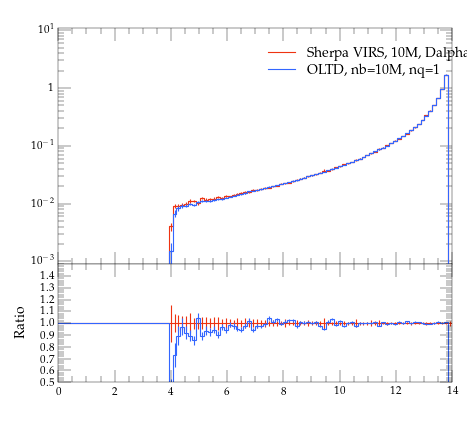

The Python source for this figure:
#! /usr/bin/env python

# This Python script was auto-generated using YODA v2.0.0.
# Analysis object: /evtb/inc_tjb_m
# Timestamp: 16-04-2024 (10:05:22)

import matplotlib as mpl
import matplotlib.pyplot as plt
mpl.use('Agg') # comment out for interactive use
import os
import numpy as np

plotDir = os.path.split(os.path.realpath(__file__))[0]
if 'YODA_USER_PLOT_PATH' in globals():
    plot_outdir = globals()['YODA_USER_PLOT_PATH']
else:
    plot_outdir = plotDir

#plot style
plt.style.use(os.path.join(plotDir, '../default.mplstyle'))
# plot metadata
figW, figH = plt.rcParams['figure.figsize']
ax_xLabel = r''
ax_yLabel = r''
ax_title  = r''
ax_xScale = 'linear'
ax_yScale = 'log'
xLims = (0.0, 14.0)
yLims = (0.0009000000000000001, 11.0)

# TeX-friendly labels for the legend
labels = [ r"Sherpa VIRS, 10M, Dalpha=0.01", r"OLTD, nb=10M, nq=1" ]

# Create figure and axis objects
fig, (ax, ratio0_ax) = plt.subplots(2, 1, sharex=True,
                  figsize=(figW,figH), gridspec_kw={'height_ratios': (2, 1)})
ratio0_ax.yaxis.set_major_locator(mpl.ticker.MultipleLocator(0.1))
ratio0_ax.set_ylim(0.5, 1.4999)
ratio0_ax.set_ylabel('Ratio')

# LineColor map: curve index -> color
linecolors = {0: '#EE3311', 1: '#3366FF'}
# the numerical data is stored in a separate file
dataf = dict()
prefix = os.path.split(__file__)[0]
if prefix:    prefix = prefix + '/'
exec(open(prefix+'inc_tjb_m__data.py').read(), dataf)


legend_handles = [] # keep track of handles for the legend

# style options for curves
# starts at zorder>=5 to draw curve on top of legend
styles = {
  'curve0': {
    'color' : linecolors[0],
    'linestyle' : '-',
    'marker' : 'o',
    'zorder' : 5,
    'histstyle' : True,
  },
  'curve1': {
    'color' : linecolors[1],
    'linestyle' : '-',
    'marker' : 'o',
    'zorder' : 6,
    'histstyle' : True,
  },
}
# curve from input yoda files in main panel
for label in dataf['yvals'].keys():
    if all(np.isnan(v) for v in dataf['yvals'][label]):
        continue
    tmp = None
    if styles[label]['histstyle']: # draw as histogram
        tmp, = ax.plot(dataf['xedges'], dataf['yedges'][label],
                       color=styles[label]['color'],
                       linestyle=styles[label]['linestyle'],
                       drawstyle='steps-pre', solid_joinstyle='miter',
                       zorder=styles[label]['zorder'], label=label)
        ax.errorbar(dataf['xpoints'], dataf['yvals'][label], color=styles[label]['color'],
                    xerr=dataf['xerrs'], yerr=[dataf['ydowns'][label], dataf['yups'][label]],
                    linestyle='none', zorder=styles[label]['zorder'])
    else: # draw as scatter
        tmp = ax.errorbar(dataf['xpoints'], dataf['yvals'][label],
                          xerr=dataf['xerrs'],
                          yerr=[ dataf['ydowns'][label],
                          dataf['yups'][label] ],
                          fmt=styles[label]['marker'],
                          ecolor=styles[label]['color'],
                          color=styles[label]['color'], zorder=2)
        tmp[-1][0].set_linestyle(styles[label]['linestyle'])
    legend_handles += [tmp]
    for varLabel in dataf['variation_yvals'].keys():
        if varLabel.startswith(label):
            tmp, = ax.plot(dataf['xedges'], dataf['variation_yvals'][varLabel],
                           color=styles[label]['color'],
                           linestyle=styles[label]['linestyle'],
                           drawstyle='steps-pre', solid_joinstyle='miter',
                           zorder=styles[label]['zorder'], alpha=0.5)


# plots on ratio panel
# curve from input yoda files in ratio panel
for label, yvals in dataf['ratio0_yvals'].items():
    if all(np.isnan(v) for v in yvals):
        continue
    if styles[label]['histstyle']: # plot as histogram
        ratio0_ax.plot(dataf['xedges'], yvals,
                       color=styles[label]['color'],
                       linestyle=styles[label]['linestyle'],
                       drawstyle='steps-pre', zorder=1,
                       solid_joinstyle='miter')
        ratio0_ax.vlines(dataf['xpoints'],
                         dataf['ratio0_ymin'][label],
                         dataf['ratio0_ymax'][label],
                         color=styles[label]['color'], zorder=1)
    else: # plot as scatter
        tmp = ratio0_ax.errorbar(dataf['xpoints'],
                                 yvals, xerr=dataf['xerrs'],
                                 yerr=dataf['ratio0_yerrs'][label],
                                 fmt=styles[label]['marker'],
                                 ecolor=styles[label]['color'],
                                 color=styles[label]['color'])
        tmp[-1][0].set_linestyle(styles[label]['linestyle'])

    for varlabel in dataf['ratio0_variation_vals'].keys():
        if varlabel.startswith(label):
            ratio0_ax.plot(dataf['xedges'],
                            dataf['ratio0_variation_vals'][varlabel],
                            color=styles[label]['color'],
                            linestyle=styles[label]['linestyle'],
                            drawstyle='steps-pre', solid_joinstyle='miter',
                            zorder=1, alpha=0.5)

legend_pos = (0.5, 0.97)
ax.legend(legend_handles, labels, loc='upper left', bbox_to_anchor=legend_pos)

# set plot metadata as defined above
ratio0_ax.set_xlabel(ax_xLabel)
ratio0_ax.xaxis.set_label_coords(1., -.15)
ax.set_ylabel(ax_yLabel, loc='top')
ax.set_title(ax_title, loc='left')
ax.set_xscale(ax_xScale)
ax.set_yscale(ax_yScale)
ax.set_xlim(xLims)
ax.set_ylim(yLims)

# tick formatting
plt.rcParams['xtick.top'] = True
plt.rcParams['ytick.right'] = True
ax.yaxis.set_major_locator(mpl.ticker.LogLocator(base=10.0, numticks=np.inf))
ax.yaxis.set_minor_locator(mpl.ticker.LogLocator(
                           base=10.0, subs=np.arange(0.1, 1, 0.1), numticks=np.inf))
fig.align_ylabels((ax, ratio0_ax))
plt.savefig(os.path.join(plot_outdir, 'inc_tjb_m.pdf'), format='PDF')
plt.savefig(os.path.join(plot_outdir, 'inc_tjb_m.png'), format='PNG')

plt.close(fig)
